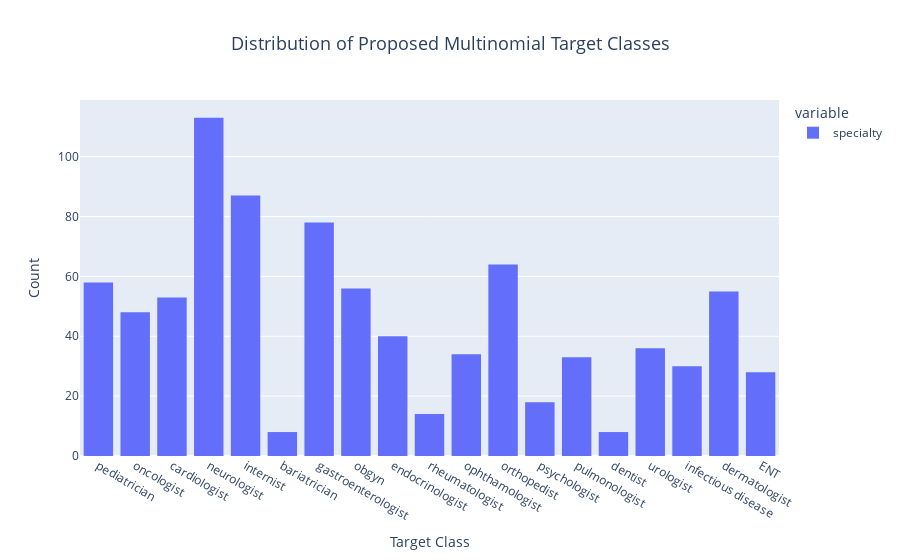

The code cell stored with this chart in its notebook:
### Code cell
fig2 = px.histogram(data_frame=questions['specialty'][questions['specialty'] != 'pharmacist'],
            title='Distribution of Proposed Multinomial Target Classes',
            labels={'value': 'Target Class'})

fig2.update_yaxes(title = 'Count')

fig2.update_layout(title_font_size=18, title_x=.5)

### Figure 1 — Plotly figure (JSON) as saved in the notebook; plotly's stock layout.template omitted (floating-point values rounded to 4 significant figures; data arrays with more than 128 entries replaced by an {"elided": "..."} marker saying what was removed)
{"data": [{"alignmentgroup": "True", "bingroup": "x", "hovertemplate": "variable=specialty<br>Target Class=%{x}<br>count=%{y}<extra></extra>", "legendgroup": "specialty", "marker": {"color": "#636efa", "pattern": {"shape": ""}}, "name": "specialty", "offsetgroup": "specialty", "orientation": "v", "showlegend": true, "type": "histogram", "x": {"elided": "861 str values"}, "xaxis": "x", "yaxis": "y"}], "layout": {"autosize": true, "barmode": "relative", "legend": {"title": {"text": "variable"}, "tracegroupgap": 0}, "title": {"font": {"size": 18}, "text": "Distribution of Proposed Multinomial Target Classes", "x": 0.5}, "xaxis": {"anchor": "y", "autorange": true, "domain": [0, 1], "range": [-0.5, 18.5], "title": {"text": "Target Class"}, "type": "category"}, "yaxis": {"anchor": "x", "autorange": true, "domain": [0, 1], "range": [0, 118.9], "title": {"text": "Count"}}}}
